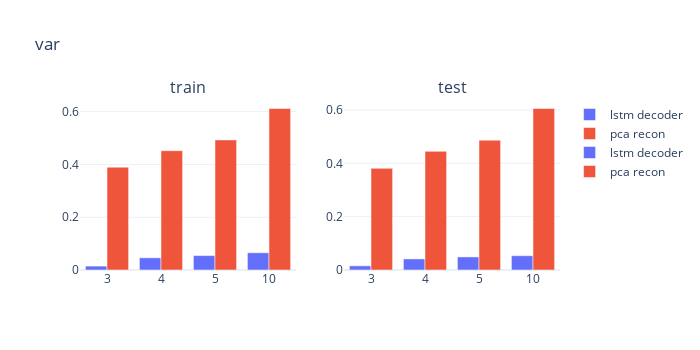

The notebook cell saved with this chart:
### Markdown cell above
## Variance captured vs number of dimensions

### Code cell
'''
variance
'''
ss = 'var'
fig = _plot_fig(ss)
fig.show()

### Figure 1 — Plotly figure (JSON) as saved in the notebook; plotly's stock layout.template omitted (floating-point values rounded to 4 significant figures)
{"data": [{"marker": {"color": "#636EFA"}, "name": "lstm decoder", "type": "bar", "x": [0, 1, 2, 3], "xaxis": "x", "y": [0.01484, 0.04623, 0.05469, 0.06534], "yaxis": "y"}, {"marker": {"color": "#EF553B"}, "name": "pca recon", "type": "bar", "x": [0, 1, 2, 3], "xaxis": "x", "y": [0.3897, 0.4523, 0.493, 0.6121], "yaxis": "y"}, {"marker": {"color": "#636EFA"}, "name": "lstm decoder", "type": "bar", "x": [0, 1, 2, 3], "xaxis": "x2", "y": [0.01568, 0.04152, 0.04904, 0.05359], "yaxis": "y2"}, {"marker": {"color": "#EF553B"}, "name": "pca recon", "type": "bar", "x": [0, 1, 2, 3], "xaxis": "x2", "y": [0.3812, 0.4448, 0.4867, 0.6055], "yaxis": "y2"}], "layout": {"annotations": [{"font": {"size": 16}, "showarrow": false, "text": "train", "x": 0.225, "xanchor": "center", "xref": "paper", "y": 1, "yanchor": "bottom", "yref": "paper"}, {"font": {"size": 16}, "showarrow": false, "text": "test", "x": 0.775, "xanchor": "center", "xref": "paper", "y": 1, "yanchor": "bottom", "yref": "paper"}], "height": 350, "title": {"text": "var"}, "width": 700, "xaxis": {"anchor": "y", "autorange": true, "domain": [0, 0.45], "range": [-0.5, 3.5], "ticktext": [3, 4, 5, 10], "tickvals": [0, 1, 2, 3], "type": "linear"}, "xaxis2": {"anchor": "y2", "autorange": true, "domain": [0.55, 1], "range": [-0.5, 3.5], "ticktext": [3, 4, 5, 10], "tickvals": [0, 1, 2, 3], "type": "linear"}, "yaxis": {"anchor": "x", "autorange": true, "domain": [0, 1], "range": [0, 0.6443], "type": "linear"}, "yaxis2": {"anchor": "x2", "autorange": true, "domain": [0, 1], "range": [0, 0.6373], "type": "linear"}}}
